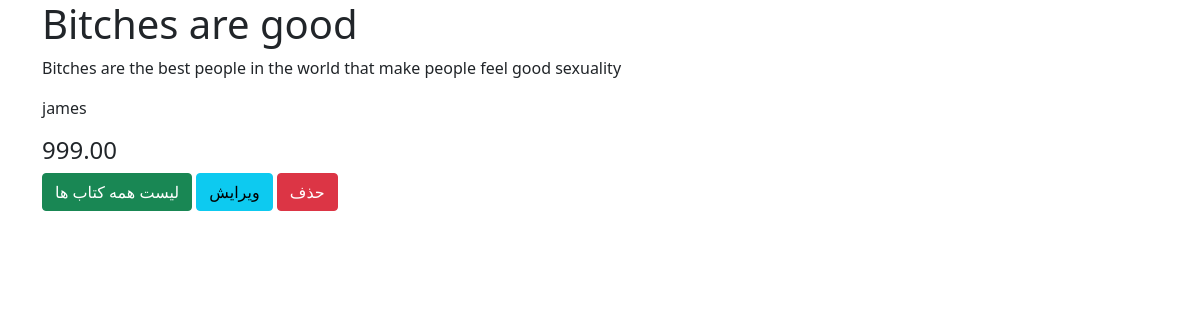
Page /books/3/ on the committed database.
### books/models.py (models this page shows, shortened)
class Book(models.Model):
    title =models.CharField(max_length=200)
    author =models.CharField(max_length=200)
    content = models.TextField()
    price = models.DecimalField(decimal_places=2,max_digits=5)

### books/views.py (the view)
# urls.py: path('<int:pk>/',views.BookDetailView.as_view(),name='book_detail'),
class BookDetailView(generic.DetailView):
    template_name='books/book_detail.html'
    model =Book

### books/templates/books/book_detail.html (shortened to what this page needs)
{% extends '_base.html' %}
{% block content %}
    <h1>{{ book.title }}</h1>
    <p>{{ book.content }}</p>
    <p>{{ book.author }}</p>
    <h4>{{ book.price }}</h4>
    <a href="{% url 'book_list' %}"><button class="btn btn-success" type="submit">لیست همه کتاب ها</button></a>
    <a href="{% url 'book_update' book.id %}"><button type="submit" class="btn btn-info">ویرایش</button></a>
    <a href="{% url 'book_delete' book.id %}"><button type="submit" class="btn btn-danger">حذف</button></a>
{% endblock %}

### rows in the picture
Book: content "Bitches are the best people in the world that make people feel good sexuality", author "james", price "999.00"
